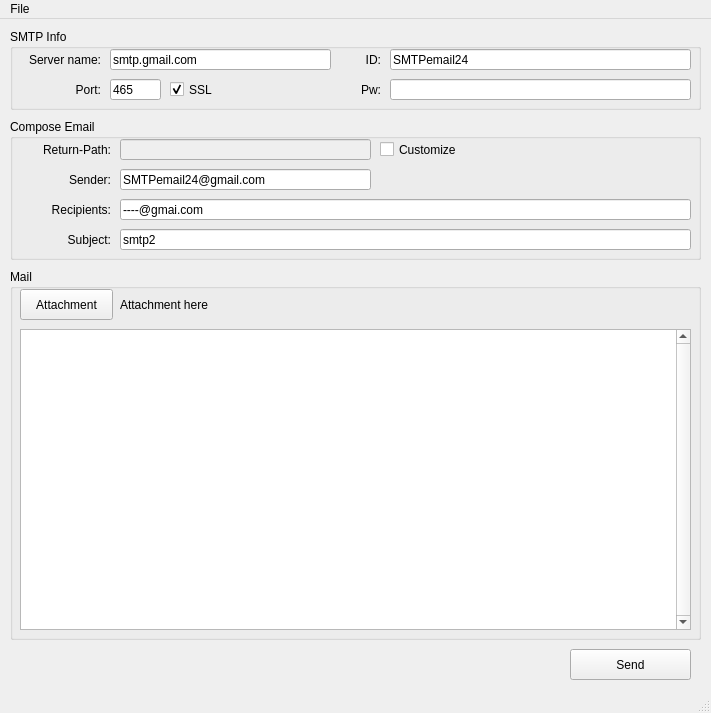
<?xml version="1.0" encoding="UTF-8"?>
<ui version="4.0">
 <class>MainWindow</class>
 <widget class="QMainWindow" name="MainWindow">
  <property name="geometry">
   <rect>
    <x>0</x>
    <y>0</y>
    <width>711</width>
    <height>713</height>
   </rect>
  </property>
  <property name="windowTitle">
   <string>SMTP CS3800 SMTP Client</string>
  </property>


  <widget class="QWidget" name="centralwidget">
   <widget class="QGroupBox" name="groupBox">
    <property name="geometry">
     <rect>
      <x>10</x>
      <y>10</y>
      <width>691</width>
      <height>81</height>
     </rect>
    </property>
    <property name="title">
     <string>SMTP Info</string>
    </property>
    <widget class="QLabel" name="label">
     <property name="geometry">
      <rect>
       <x>0</x>
       <y>20</y>
       <width>91</width>
       <height>21</height>
      </rect>
     </property>
     <property name="text">
      <string>Server name:</string>
     </property>
     <property name="alignment">
      <set>Qt::AlignRight|Qt::AlignTrailing|Qt::AlignVCenter</set>
     </property>
    </widget>
    <widget class="QLineEdit" name="lineEdit">
     <property name="geometry">
      <rect>
       <x>100</x>
       <y>20</y>
       <width>221</width>
       <height>21</height>
      </rect>
     </property>     
     <property name="text">
      <string>smtp.gmail.com</string>
     </property>
    </widget>
    <widget class="QLabel" name="label_2">
     <property name="geometry">
      <rect>
       <x>0</x>
       <y>50</y>
       <width>91</width>
       <height>21</height>
      </rect>
     </property>

     <property name="text">
      <string>Port:</string>
     </property>
     <property name="alignment">
      <set>Qt::AlignRight|Qt::AlignTrailing|Qt::AlignVCenter</set>
     </property>
    </widget>


    <widget class="QLineEdit" name="lineEdit_2">
     <property name="geometry">
      <rect>
       <x>100</x>
       <y>50</y>
       <width>51</width>
       <height>21</height>
      </rect>
     </property>
     <property name="text">
      <string>465</string>
     </property>
    </widget>

    <widget class="QLabel" name="label_3">
     <property name="geometry">
      <rect>
       <x>340</x>
       <y>20</y>
       <width>31</width>
       <height>21</height>
      </rect>
     </property>

#user name
     <property name="text">
      <string>ID:</string>
     </property>
     <property name="alignment">
      <set>Qt::AlignRight|Qt::AlignTrailing|Qt::AlignVCenter</set>
     </property>
    </widget>
    <widget class="QLineEdit" name="lineEdit_3">
     <property name="geometry">
      <rect>
       <x>380</x>
       <y>20</y>
       <width>301</width>
       <height>21</height>
      </rect>
     </property>


     <property name="text">
      <string>SMTPemail24</string>
     </property>
    </widget>
    <widget class="QLabel" name="label_4">
     <property name="geometry">
      <rect>
       <x>340</x>
       <y>50</y>
       <width>31</width>
       <height>21</height>
      </rect>
     </property>
     <property name="text">
      <string>Pw:</string>
     </property>
     <property name="alignment">
      <set>Qt::AlignRight|Qt::AlignTrailing|Qt::AlignVCenter</set>
     </property>
    </widget>
    <widget class="QLineEdit" name="lineEdit_4">
     <property name="geometry">
      <rect>
       <x>380</x>
       <y>50</y>
       <width>301</width>
       <height>21</height>
      </rect>
     </property>
     <property name="echoMode">
      <enum>QLineEdit::PasswordEchoOnEdit</enum>
     </property>
    </widget>

    <widget class="QCheckBox" name="checkBox">
     <property name="geometry">
      <rect>
       <x>160</x>
       <y>50</y>
       <width>61</width>
       <height>21</height>
      </rect>
     </property>
     <property name="text">
      <string>SSL</string>
     </property>
     <property name="checked">
      <bool>true</bool>
     </property>
    </widget>
   </widget>   

   <widget class="QGroupBox" name="groupBox_2">
    <property name="geometry">
     <rect>
      <x>10</x>
      <y>100</y>
      <width>691</width>
      <height>141</height>
     </rect>
    </property>

    <property name="title">
     <string>Compose Email</string>
    </property>
    <widget class="QLabel" name="label_5">
     <property name="geometry">
      <rect>
       <x>10</x>
       <y>20</y>
       <width>91</width>
       <height>21</height>
      </rect>
     </property>
     <property name="text">
      <string>Return-Path:</string>
     </property>
     <property name="alignment">
      <set>Qt::AlignRight|Qt::AlignTrailing|Qt::AlignVCenter</set>
     </property>
    </widget>
    <widget class="QLabel" name="label_6">
     <property name="geometry">
      <rect>
       <x>10</x>
       <y>50</y>
       <width>91</width>
       <height>21</height>
      </rect>
     </property>
     <property name="text">
      <string>Sender:</string>
     </property>
     <property name="alignment">
      <set>Qt::AlignRight|Qt::AlignTrailing|Qt::AlignVCenter</set>
     </property>
    </widget>
    <widget class="QLabel" name="label_7">
     <property name="geometry">
      <rect>
       <x>10</x>
       <y>80</y>
       <width>91</width>
       <height>21</height>
      </rect>
     </property>
     <property name="text">
      <string>Recipients:</string>
     </property>
     <property name="alignment">
      <set>Qt::AlignRight|Qt::AlignTrailing|Qt::AlignVCenter</set>
     </property>
    </widget>
    <widget class="QLabel" name="label_8">
     <property name="geometry">
      <rect>
       <x>10</x>
       <y>110</y>
       <width>91</width>
       <height>21</height>
      </rect>
     </property>
     <property name="text">
      <string>Subject:</string>
     </property>
     <property name="alignment">
      <set>Qt::AlignRight|Qt::AlignTrailing|Qt::AlignVCenter</set>
     </property>
    </widget>
    <widget class="QLineEdit" name="lineEdit_5">
     <property name="enabled">
      <bool>false</bool>
     </property>
     <property name="geometry">
      <rect>
       <x>110</x>
       <y>20</y>
       <width>251</width>
       <height>21</height>
      </rect>
     </property>
     <property name="toolTip">
      <string>SMTP alex lin</string>
     </property>
     <property name="readOnly">
      <bool>false</bool>
     </property>
    </widget>
    <widget class="QLineEdit" name="lineEdit_6">
     <property name="geometry">
      <rect>
       <x>110</x>
       <y>50</y>
       <width>251</width>
       <height>21</height>
      </rect>
     </property>

     #sender  email
     <property name="text">
      <string>SMTPemail24@gmail.com</string>
     </property>
    </widget>
    <widget class="QLineEdit" name="lineEdit_7">
     <property name="geometry">
      <rect>
       <x>110</x>
       <y>80</y>
       <width>571</width>
       <height>21</height>
      </rect>
     </property>
     <property name="toolTip">
      <string>Sending Multiple</string>
     </property>

     #Recipients email 
     <property name="text">
      <string>----@gmai.com</string>
     </property>
    </widget>
    <widget class="QLineEdit" name="lineEdit_8">
     <property name="geometry">
      <rect>
       <x>110</x>
       <y>110</y>
       <width>571</width>
       <height>21</height>
      </rect>
     </property>
     <property name="text">
      <string>smtp2</string>
     </property>
    </widget>
    <widget class="QCheckBox" name="checkBox_2">
     <property name="geometry">
      <rect>
       <x>370</x>
       <y>20</y>
       <width>96</width>
       <height>21</height>
      </rect>
     </property>
     <property name="text">
      <string>Customize</string>
     </property>
    </widget>
   </widget>
   <widget class="QGroupBox" name="groupBox_3">
    <property name="geometry">
     <rect>
      <x>10</x>
      <y>250</y>
      <width>691</width>
      <height>371</height>
     </rect>
    </property>
    <property name="title">
     <string>Mail</string>
    </property>
    <widget class="QTextEdit" name="textEdit">
     <property name="geometry">
      <rect>
       <x>10</x>
       <y>60</y>
       <width>671</width>
       <height>301</height>
      </rect>
     </property>
     <property name="verticalScrollBarPolicy">
      <enum>Qt::ScrollBarAlwaysOn</enum>
     </property>
     <property name="horizontalScrollBarPolicy">
      <enum>Qt::ScrollBarAsNeeded</enum>
     </property>
     <property name="html">
      <string>&lt;!DOCTYPE HTML PUBLIC &quot;-//W3C//DTD HTML 4.0//EN&quot; &quot;http://www.w3.org/TR/REC-html40/strict.dtd&quot;&gt;
&lt;html&gt;&lt;head&gt;&lt;meta name=&quot;qrichtext&quot; content=&quot;1&quot; /&gt;&lt;style type=&quot;text/css&quot;&gt;
p, li { white-space: pre-wrap; }
&lt;/style&gt;&lt;/head&gt;&lt;body style=&quot; font-family:'Gulim'; font-size:9pt; font-weight:400; font-style:normal;&quot;&gt;
&lt;p style=&quot; margin-top:0px; margin-bottom:0px; margin-left:0px; margin-right:0px; -qt-block-indent:0; text-indent:0px;&quot;&gt;&lt;span style=&quot; font-family:'Gulim';&quot;&gt;&lt;/span&gt;&lt;/p&gt;&lt;/body&gt;&lt;/html&gt;</string>
     </property>
    </widget>

    <widget class="QPushButton" name="pushButton">
     <property name="geometry">
      <rect>
       <x>10</x>
       <y>20</y>
       <width>93</width>
       <height>31</height>
      </rect>
     </property>
     <property name="text">
      <string>Attachment</string>
     </property>
    </widget>
    <widget class="QLabel" name="label_9">
     <property name="geometry">
      <rect>
       <x>110</x>
       <y>20</y>
       <width>571</width>
       <height>31</height>
      </rect>
     </property>
     <property name="text">
      <string>Attachment here</string>
     </property>
    </widget>
   </widget>
   <widget class="QPushButton" name="pushButton_2">
    <property name="geometry">
     <rect>
      <x>570</x>
      <y>630</y>
      <width>121</width>
      <height>31</height>
     </rect>
    </property>
    <property name="text">
     <string>Send</string>
    </property>
   </widget>
  </widget>
  <widget class="QMenuBar" name="menubar">
   <property name="geometry">
    <rect>
     <x>0</x>
     <y>0</y>
     <width>711</width>
     <height>26</height>
    </rect>
   </property>

   #File/exit/Update info
   <widget class="QMenu" name="menu">
    <property name="title">
     <string>File</string>
    </property>
    <addaction name="action_2"/>
    <addaction name="separator"/>
    <addaction name="action_3"/>
   </widget>
   <addaction name="menu"/>
  </widget>
  <widget class="QStatusBar" name="statusbar"/>
  <action name="action_2">
   <property name="text">
    <string>Information</string>
   </property>
  </action>
  <action name="action_3">
   <property name="text">
    <string>Exit</string>
   </property>
  </action>
 </widget>
 <tabstops>
  <tabstop>lineEdit</tabstop>
  <tabstop>lineEdit_2</tabstop>
  <tabstop>checkBox</tabstop>
  <tabstop>lineEdit_3</tabstop>
  <tabstop>lineEdit_4</tabstop>
  <tabstop>lineEdit_5</tabstop>
  <tabstop>checkBox_2</tabstop>
  <tabstop>lineEdit_6</tabstop>
  <tabstop>lineEdit_7</tabstop>
  <tabstop>lineEdit_8</tabstop>
  <tabstop>pushButton</tabstop>
  <tabstop>textEdit</tabstop>
  <tabstop>pushButton_2</tabstop>
 </tabstops>
 <resources/>
 <connections>
  <connection>
   <sender>checkBox_2</sender>
   <signal>toggled(bool)</signal>
   <receiver>lineEdit_5</receiver>
   <slot>setEnabled(bool)</slot>
   <hints>
    <hint type="sourcelabel">
     <x>389</x>
     <y>154</y>
    </hint>
    <hint type="destinationlabel">
     <x>346</x>
     <y>154</y>
    </hint>
   </hints>
  </connection>
 </connections>
</ui>
